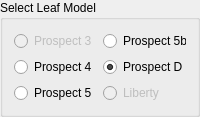
        <widget class="QGroupBox" name="groupBox">
         <property name="minimumSize">
          <size>
           <width>200</width>
           <height>115</height>
          </size>
         </property>
         <property name="maximumSize">
          <size>
           <width>200</width>
           <height>130</height>
          </size>
         </property>
         <property name="baseSize">
          <size>
           <width>0</width>
           <height>0</height>
          </size>
         </property>
         <property name="title">
          <string>Select Leaf Model</string>
         </property>
         <property name="checkable">
          <bool>false</bool>
         </property>
         <layout class="QGridLayout" name="gridLayout_6">
          <item row="2" column="2">
           <widget class="QRadioButton" name="B_Liberty">
            <property name="enabled">
             <bool>false</bool>
            </property>
            <property name="text">
             <string>Liberty</string>
            </property>
           </widget>
          </item>
          <item row="2" column="1">
           <widget class="QRadioButton" name="B_Prospect5">
            <property name="text">
             <string>Prospect 5</string>
            </property>
           </widget>
          </item>
          <item row="1" column="1">
           <widget class="QRadioButton" name="B_Prospect4">
            <property name="text">
             <string>Prospect 4</string>
            </property>
           </widget>
          </item>
          <item row="1" column="2">
           <widget class="QRadioButton" name="B_ProspectD">
            <property name="text">
             <string>Prospect D</string>
            </property>
            <property name="checked">
             <bool>true</bool>
            </property>
           </widget>
          </item>
          <item row="0" column="2">
           <widget class="QRadioButton" name="B_Prospect5b">
            <property name="text">
             <string>Prospect 5b</string>
            </property>
           </widget>
          </item>
          <item row="0" column="1">
           <widget class="QRadioButton" name="B_Prospect3">
            <property name="enabled">
             <bool>false</bool>
            </property>
            <property name="text">
             <string>Prospect 3</string>
            </property>
           </widget>
          </item>
         </layout>
        </widget>
